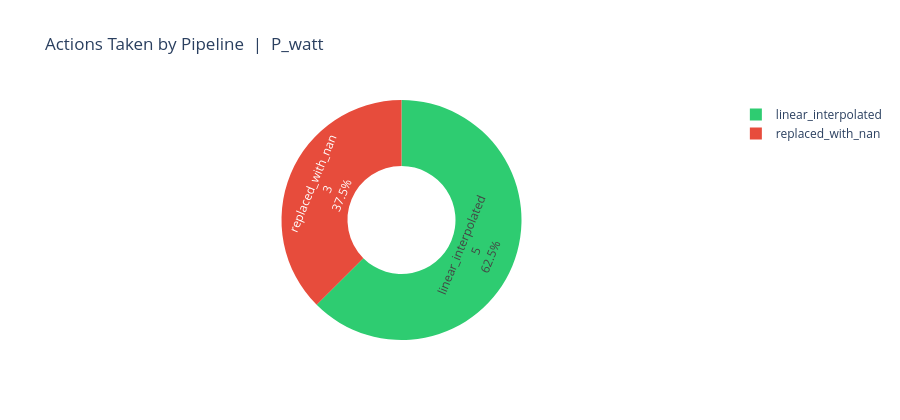

The notebook cell this image was saved under:
### Code cell
# ── 3.3  Action taken distribution ────────────────────────────────────────
if df_a.empty:
    print("No anomalies — skipping action chart.")
else:
    action_counts = df_a['action_taken'].value_counts()
    ACTION_COLORS = {
        'linear_interpolated':   '#2ecc71',
        'cubic_interpolated':    '#27ae60',
        'forward_filled':        '#3498db',
        'deduplicated':          '#9b59b6',
        'replaced_with_nan':     '#e74c3c',
        'marked_as_nan_no_fill': '#c0392b',
        'long_gap_not_filled':   '#e67e22',
    }
    colors = [ACTION_COLORS.get(a, '#95a5a6') for a in action_counts.index]

    fig_act = go.Figure(go.Pie(
        labels=action_counts.index.tolist(),
        values=action_counts.values.tolist(),
        marker_colors=colors,
        hole=0.45,
        textinfo='label+percent+value',
        hoverinfo='label+value',
    ))
    fig_act.update_layout(
        title=f'Actions Taken by Pipeline  |  {_r["short_model"]}',
        template='plotly_white', height=420,
    )
    fig_act.show()

### Figure 1 — Plotly figure (JSON) as saved in the notebook; plotly's stock layout.template omitted (floating-point values rounded to 4 significant figures)
{"data": [{"hole": 0.45, "hoverinfo": "label+value", "labels": ["linear_interpolated", "replaced_with_nan"], "marker": {"colors": ["#2ecc71", "#e74c3c"]}, "textinfo": "label+percent+value", "type": "pie", "values": [5, 3]}], "layout": {"height": 420, "title": {"text": "Actions Taken by Pipeline  |  P_watt"}}}
